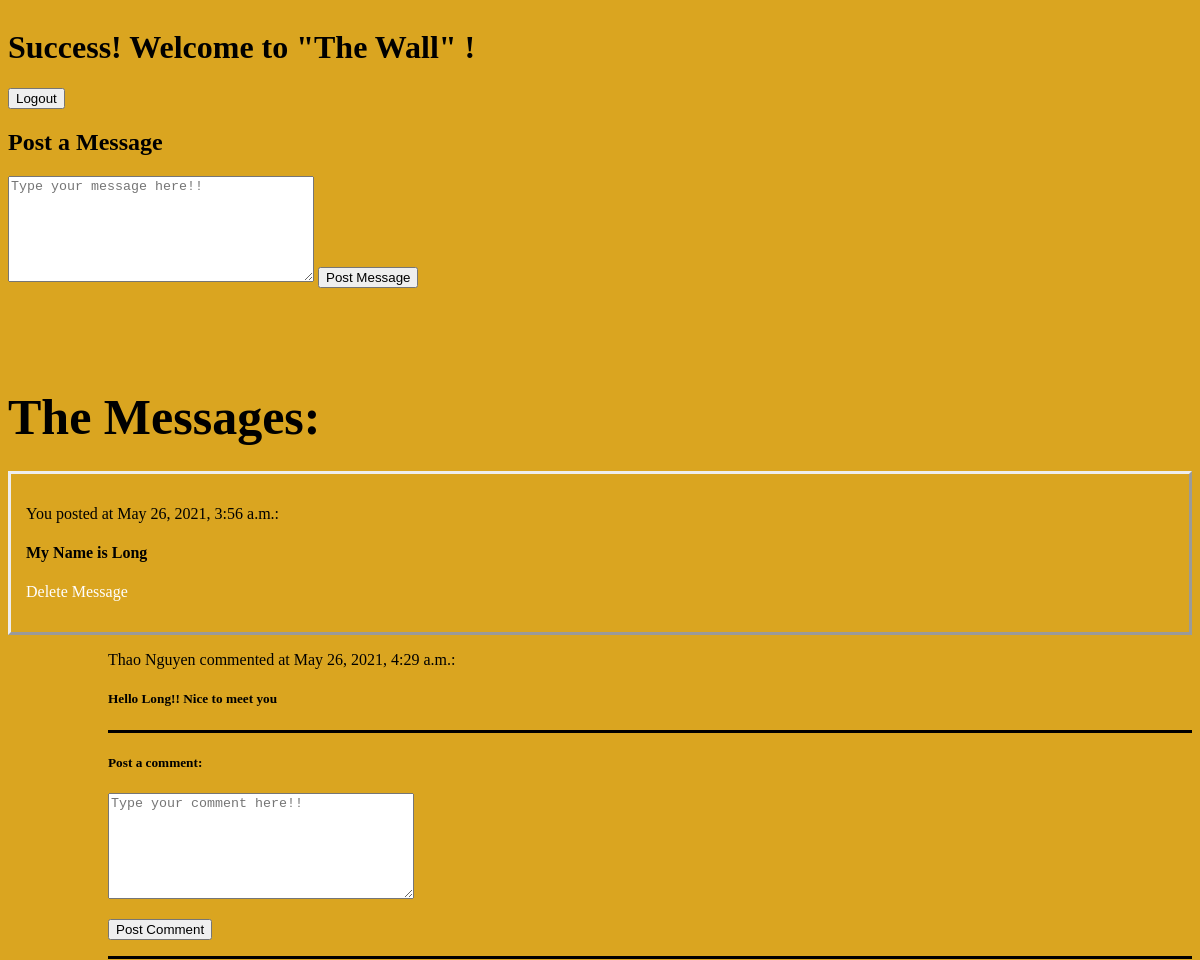
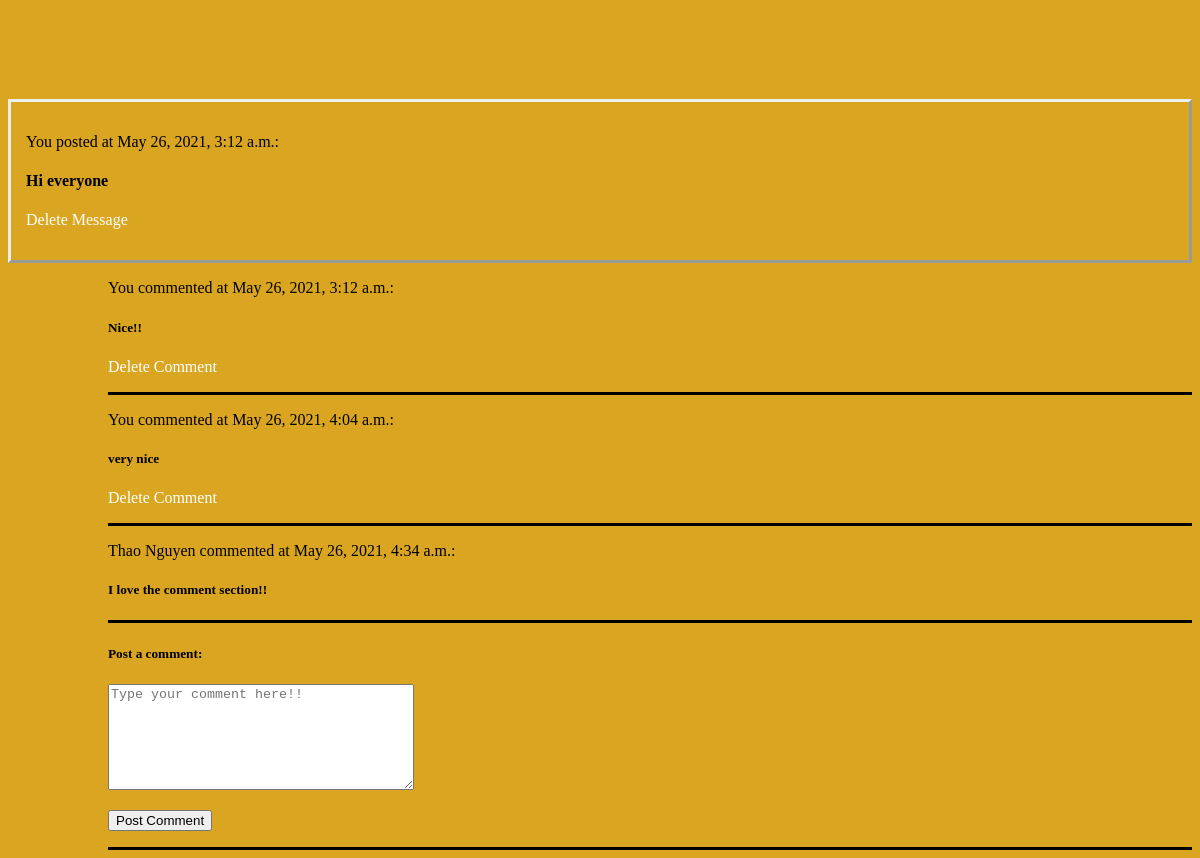
Page /success/ (signed in) on the committed database (2 pictures, top to bottom).
### wallApp/models.py (models this page shows)
class Message(models.Model):
    message = models.TextField()
    user = models.ForeignKey(User, related_name="messages", on_delete = models.CASCADE)
    created_at = models.DateTimeField(auto_now_add=True)
    updated_at = models.DateTimeField(auto_now=True)

class Comment(models.Model):
    comment = models.TextField()
    user = models.ForeignKey(User, related_name="users", on_delete = models.CASCADE)
    message = models.ForeignKey(Message, related_name="comments", on_delete = models.CASCADE)
    created_at = models.DateTimeField(auto_now_add=True)
    updated_at = models.DateTimeField(auto_now=True)

class User(models.Model):
    firstName = models.CharField(max_length=45)
    lastName = models.CharField(max_length=45)
    email = models.EmailField(unique=True)
    username = models.CharField(max_length=45)
    password = models.CharField(max_length=45)
    created_at = models.DateTimeField(auto_now_add=True)
    updated_at = models.DateTimeField(auto_now=True)
    objects = UserManager()

### wallApp/views.py (the view)
# urls.py: path('success/', views.success),
def success(request):
    if 'user_id' in request.session:
        context = {
            'name' : User.objects.get(id=request.session['user_id']),
            'messages' : Message.objects.all().order_by('-created_at')
        }
        return render(request, 'wall.html', context)
    return redirect ('/')

### wallApp/templates/wall.html (shortened to what this page needs)
<!DOCTYPE html>
<html lang="en">
<head>
    {% load static %}
    <link rel='stylesheet' href="{% static 'css/styles.css' %}">
</head>
<body>
    <div class="main">
        <div class="row">
            <h1>Success! Welcome to "The Wall" {{ user.firstName }} {{ user.lastName }}!</h1>
            <form action="/logout" method="POST">
                <button type="submit">Logout</button>
            </form>
        </div>
        <div class="message">
            <h2>Post a Message</h2>
            <form action="/message" method="POST">
                <textarea class="box" name="message" placeholder="Type your message here!!"></textarea>
                <button type="submit">Post Message</button>
            </form>
        </div>
        <div class="exist">
            <h2 class="head">The Messages:</h2>
            {% for message in messages %}
            <div class="mes">
                {% if message.user.id == request.session.user_id %}
                    <p>You posted at {{message.created_at}}:</p>
                    <h4>{{message.message}}</h4>
                    <p><a href="/deleteMessage/{{message.id}}">Delete Message</a></p>
                {% else %}
                    <p>{{ message.user.firstName }} {{ message.user.lastName}} posted at {{message.created_at}}:</p>
                    <h4>{{message.message}}</h4>
                    {% endif %}
                </div>
                    {% for comment in message.comments.all %}
                            {% if comment.user.id == request.session.user_id %}
                                <div class="comment">
                                    <p>You commented at {{comment.created_at}}:</p>
                                    <h5>{{comment.comment}}</h5>
                                    <p><a href="/deleteComment/{{comment.id}}">Delete Comment</a></p>
                                </div>
                            {% else %}
                                <div class="comment">
                                    <p>{{ comment.user.firstName }} {{ comment.user.lastName}} commented at {{comment.created_at}}:</p>
                                    <h5>{{comment.comment}}</h5>
                                </div>
                            {% endif %}
                    {% endfor %}
                    <div class="comment">
                        <h5>Post a comment:</h5>
                        <form action="/comment" method="POST">
                            <textarea class="box" name="comment" placeholder="Type your comment here!!"></textarea>
                            <p><button type="submit">Post Comment</button></p>
                        </form>
                    </div>
                </div>
            {% endfor %}
</body>
</html>

### wallApp/static/css/styles.css (style rules this page uses)
body { background-color: goldenrod; }
a { text-decoration: none; color: white; }
.main { display: flex; flex-direction: column; }
.comment { margin-left: 100px; border-bottom: solid black; }
.head { font-size: 50px; margin-top: 100px; margin-bottom: -75px; }
.mes { border-style: outset; margin-top: 100px; padding: 15px; }
.box { height: 100px; width: 300px; }

### rows in the picture
Message: created_at "May 26, 2021, 3:56 a.m.", message "My Name is Long"
Comment: user.firstName "Thao", user.lastName "Nguyen", created_at "May 26, 2021, 4:29 a.m.", comment "Hello Long!! Nice to meet you"
Message: created_at "May 26, 2021, 3:12 a.m.", message "Hi everyone"
Comment: created_at "May 26, 2021, 3:12 a.m.", comment "Nice!!"
Comment: created_at "May 26, 2021, 4:04 a.m.", comment "very nice"
Comment: user.firstName "Thao", user.lastName "Nguyen", created_at "May 26, 2021, 4:34 a.m.", comment "I love the comment section!!"
